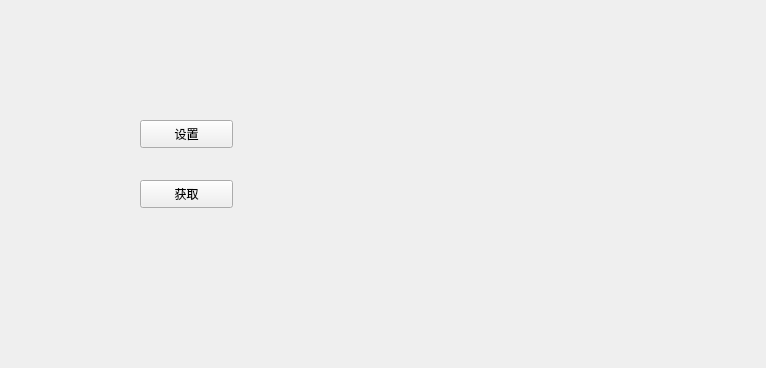
<?xml version="1.0" encoding="UTF-8"?>
<ui version="4.0">
 <class>Widget</class>
 <widget class="QWidget" name="Widget">
  <property name="geometry">
   <rect>
    <x>0</x>
    <y>0</y>
    <width>766</width>
    <height>368</height>
   </rect>
  </property>
  <property name="windowTitle">
   <string>Widget</string>
  </property>
  <widget class="smallWidget" name="mywidget" native="true">
   <property name="geometry">
    <rect>
     <x>30</x>
     <y>20</y>
     <width>378</width>
     <height>41</height>
    </rect>
   </property>
  </widget>
  <widget class="QPushButton" name="btn_set">
   <property name="geometry">
    <rect>
     <x>140</x>
     <y>120</y>
     <width>93</width>
     <height>28</height>
    </rect>
   </property>
   <property name="text">
    <string>设置</string>
   </property>
  </widget>
  <widget class="QPushButton" name="btn_get">
   <property name="geometry">
    <rect>
     <x>140</x>
     <y>180</y>
     <width>93</width>
     <height>28</height>
    </rect>
   </property>
   <property name="text">
    <string>获取</string>
   </property>
  </widget>
 </widget>
 <layoutdefault spacing="6" margin="11"/>
 <customwidgets>
  <customwidget>
   <class>smallWidget</class>
   <extends>QWidget</extends>
   <header location="global">smallwidget.h</header>
   <container>1</container>
  </customwidget>
 </customwidgets>
 <resources/>
 <connections/>
</ui>
